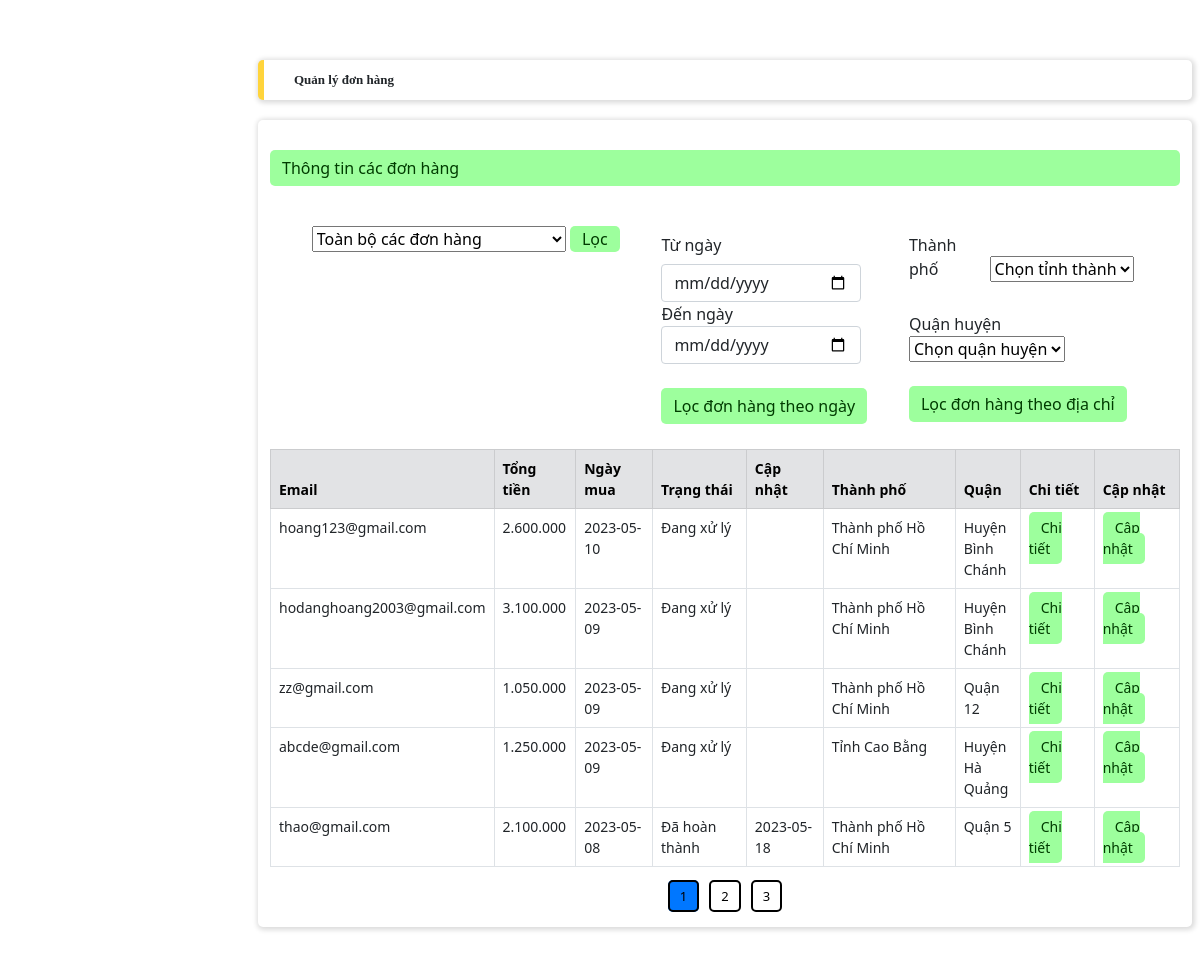
/adminhoadon.php, run on an earlier commit of the app's database.
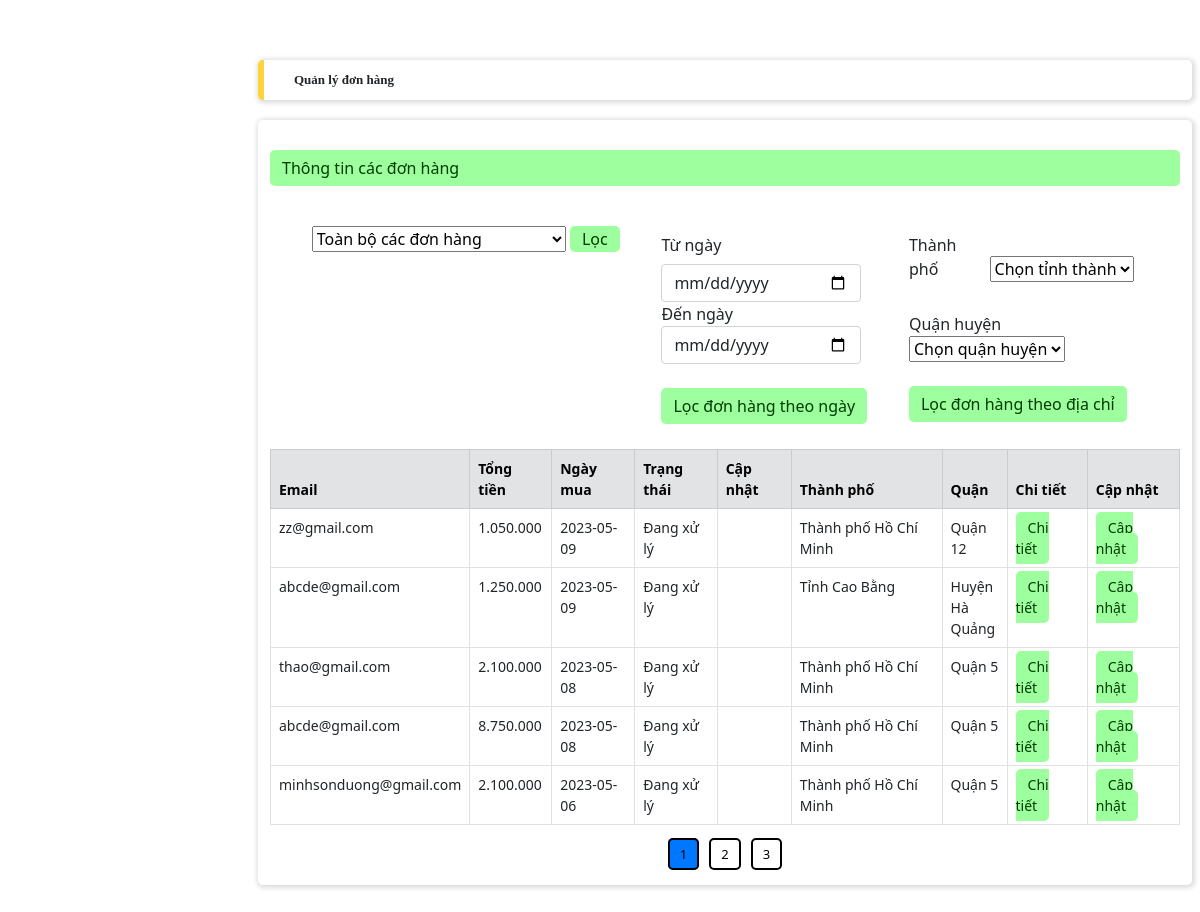
And on a later commit of the database.
### tables this page shows
CREATE TABLE `orders` (
  `id` int(11) NOT NULL,
  `customer_name` varchar(255) DEFAULT NULL,
  `customer_address` varchar(255) DEFAULT NULL,
  `customer_email` varchar(255) DEFAULT NULL,
  `customer_phone_number` varchar(20) DEFAULT NULL,
  `total_price` decimal(10,2) DEFAULT NULL,
  `status` varchar(50) DEFAULT 'Đang xử lý',
  `created_at` timestamp NOT NULL DEFAULT current_timestamp(),
  `user_id` int(11) NOT NULL,
  `delivery_at` date DEFAULT NULL,
  `city` varchar(255) DEFAULT NULL,
  `district` varchar(255) DEFAULT NULL,
  `pay_method` varchar(255) DEFAULT NULL
);

### adminhoadon.php (the view, shortened to what the changed rows need)
<?php
include('./config.php');
if (isset($_GET['page'])) {
    $page = $_GET['page'];
} else {
    $page = 1;
}
$rowperpage = 5;
$perRow = $page * $rowperpage - $rowperpage;
if (isset($_POST['nutloctrangthaidonhang']) || isset($_GET['nutloctrangthaidonhang'])) {
    if (isset($_POST['trangthaidonhang'])) {
        $trangthaidonhang = $_POST['trangthaidonhang'];
    } else {
        $trangthaidonhang = $_GET['trangthaidonhang'];
    }
    if ($trangthaidonhang == 'toanbodonhang') {
        $sqlphantrang =  "SELECT * FROM orders  ORDER BY id DESC LIMIT $perRow,$rowperpage";
        $queryphantrang = mysqli_query($conn, $sqlphantrang);
        $totalRow = mysqli_num_rows(mysqli_query($conn, "SELECT * FROM orders"));
        $totalPage = ceil($totalRow / $rowperpage);
        $listPage = "";
        for ($i = 1; $i <= $totalPage; $i++) {
            if ($page == $i) {
                $listPage .= '<a href="#" class="phan_trang active" style="background-color: #0077FF">' . $i . '</a>';
            } else {
                $listPage .= '<a href="./admin.php?adminlayout=quanlydonhang&page=' . $i . '" class="phan_trang">' . $i . '</a>';
            }
        }
    } else if ($trangthaidonhang == 'dahoanthanh') {
        $sqlphantrang =  "SELECT * FROM orders WHERE status='Đã hoàn thành'  ORDER BY id DESC LIMIT $perRow,$rowperpage";
        $queryphantrang = mysqli_query($conn, $sqlphantrang);
        $totalRow = mysqli_num_rows(mysqli_query($conn, "SELECT * FROM orders WHERE status!='Đang xử lý'"));
        $totalPage = ceil($totalRow / $rowperpage);
        $listPage = "";
        for ($i = 1; $i <= $totalPage; $i++) {
            if ($page == $i) {
                $listPage .= '<a href="#" class="phan_trang active" style="background-color: #0077FF">' . $i . '</a>';
            } else {
                $listPage .= '<a href="./admin.php?adminlayout=quanlydonhang&nutloctrangthaidonhang&trangthaidonhang=' . $trangthaidonhang . '&page=' . $i . '" class="phan_trang">' . $i . '</a>';
            }
        }
    } else if ($trangthaidonhang == 'chuahoanthanh') {
        $sqlphantrang =  "SELECT * FROM orders WHERE status!='Đã hoàn thành'  ORDER BY id DESC LIMIT $perRow,$rowperpage";
        $queryphantrang = mysqli_query($conn, $sqlphantrang);
        $totalRow = mysqli_num_rows(mysqli_query($conn, "SELECT * FROM orders WHERE status='Đang xử lý'"));
        $totalPage = ceil($totalRow / $rowperpage);
        $listPage = "";
        for ($i = 1; $i <= $totalPage; $i++) {
            if ($page == $i) {
                $listPage .= '<a href="#" class="phan_trang active" style="background-color: #0077FF">' . $i . '</a>';
            } else {
                $listPage .= '<a href="./admin.php?adminlayout=quanlydonhang&nutloctrangthaidonhang&trangthaidonhang=' . $trangthaidonhang . '&page=' . $i . '" class="phan_trang">' . $i . '</a>';
            }
        }
    }
} else {
    $sqlphantrang =  "SELECT * FROM orders  ORDER BY id DESC LIMIT $perRow,$rowperpage";
    $queryphantrang = mysqli_query($conn, $sqlphantrang);
    $totalRow = mysqli_num_rows(mysqli_query($conn, "SELECT * FROM orders"));
    $totalPage = ceil($totalRow / $rowperpage);
    $listPage = "";
    for ($i = 1; $i <= $totalPage; $i++) {
        if ($page == $i) {
            $listPage .= '<a href="#" class="phan_trang active" style="background-color: #0077FF">' . $i . '</a>';
        } else {
            $listPage .= '<a href="./admin.php?adminlayout=quanlydonhang&page=' . $i . '" class="phan_trang">' . $i . '</a>';
        }
    }
}
?>
<!DOCTYPE html>
<html lang="en">
<head>
    <link rel="stylesheet" type="text/css" href="./admin.css">
    <link rel="stylesheet" href="https://cdnjs.cloudflare.com/ajax/libs/bootstrap/5.0.2/css/bootstrap.min.css">
    <link rel="stylesheet" href="https://cdnjs.cloudflare.com/ajax/libs/font-awesome/6.4.0/css/all.min.css">
</head>
<body>
    <div class="content">
        <div class="row main_frame box_card box_shadow">
            <div class="table-responsive-lg">
                <table class="table table-bordered">
                    <form action="" method="post">
                        <thead>
                            <tr class="table-secondary">
                                <th scope="col">Email</th>
                                <th scope="col">Tổng tiền</th>
                                <th scope="col">Ngày mua</th>
                                <th scope="col">Trạng thái</th>
                                <th scope="col">Cập nhật</th>
                                <th scope="col">Thành phố</th>
                                <th scope="col">Quận</th>
                                <th scope="col">Chi tiết</th>
                                <th scope="col">Cập nhật</th>
                            </tr>
                        </thead>
                        <tbody>
                            <?php
                            while ($row = mysqli_fetch_assoc($queryphantrang)) {
                                echo '<tr>
                       <td>' . $row['customer_email'] . '</td>
                       <td>' . number_format($row['total_price'], 0, ".", ".") . '</td>
                       <td>' . date('Y-m-d', strtotime($row['created_at'])) . '</td>
                       <td>' . $row['status'] . '</td>
                       <td>' . $row['delivery_at'] . '</td>
                       <td>' . $row['city'] . '</td>
                       <td style="width:65px;">' . $row['district'] . '</td>
                       <td><a href="./admin.php?adminlayout=adminchitietdonhang&page=' . $page . '&id_donhang=' . $row['id'] . '" class="addnew_btn">Chi tiết</a></td>
                       <td><a href="./admin.php?adminlayout=capnhatdonhang&page=' . $page . '&id_donhang=' . $row['id'] . '" class="addnew_btn">Cập nhật</a></td>
                        </tr>';
                            }
                            ?>
                        </tbody>
                    </form>
                </table>
            </div>
            <div class="category_paging">
                <?php
                echo $listPage;
                ?>
            </div>
        </div>
    </div>
</body>
</html>

What changed in the data, as far as the page shows it:
removed orders: customer_email "hoang123@gmail.com", total_price "2.600.000", created_at "2023-05-10", status "Đang xử lý", city "Thành phố Hồ Chí Minh", district "Huyện Bình Chánh"
removed orders: customer_email "hodanghoang2003@gmail.com", total_price "3.100.000", created_at "2023-05-09", status "Đang xử lý", city "Thành phố Hồ Chí Minh", district "Huyện Bình Chánh"
changed orders "thao@gmail.com": status "Đã hoàn thành" → "Đang xử lý"; delivery_at "2023-05-18" → (not shown)
now on this page (row unchanged): orders: customer_email "abcde@gmail.com", total_price "8.750.000", created_at "2023-05-08", status "Đang xử lý", city "Thành phố Hồ Chí Minh", district "Quận 5"
now on this page (row unchanged): orders: customer_email "minhsonduong@gmail.com", total_price "2.100.000", created_at "2023-05-06", status "Đang xử lý", city "Thành phố Hồ Chí Minh", district "Quận 5"
